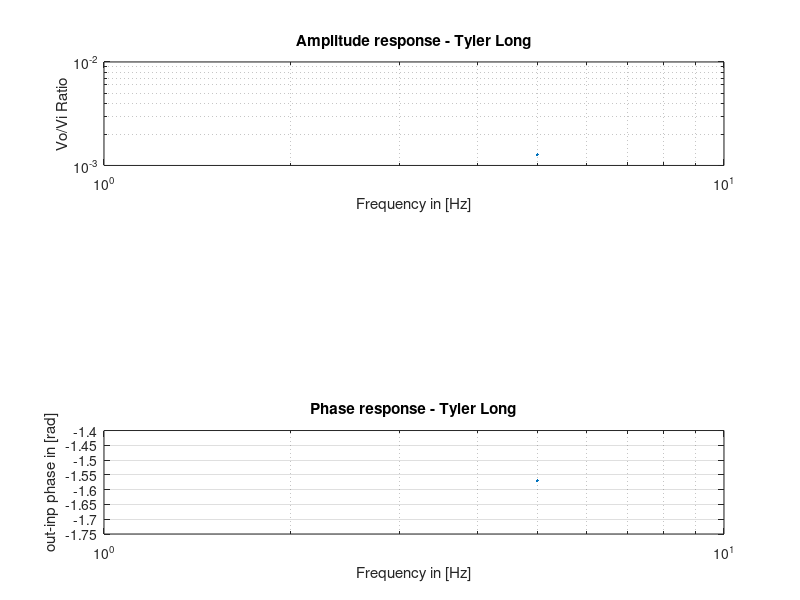

The MATLAB script that drew this image:
%Function freqresp = resp(R,C,f)
%This program will be called program no 2.
%It is function that plots the amplitude and phase response of a low-pass
%RC filter
%date       programmer                 description of change
%===        ==========                  =====================
%9-15-08       Tyler Long               Murphy
%ampl       amplitude response
C= input('Enter a value for the capacitance : '); %Capacitance in Farads
R= input('Enter a value for the resistance : '); %Resistance in Ohms
% phase phase response
% gain      Vo/Vi=1/(1+j2pifRC).
f= input('Enter the range of values for the frequency: '); %Frequency range
gain=1./(1+j*2*pi*f*R*C);
ampl = abs(gain);
phase=angle(gain);
%create plots
subplot(3,1,1);
loglog(f,ampl);
title('Amplitude response - Tyler Long');
xlabel('Frequency in [Hz]');
ylabel('Vo/Vi Ratio');
grid on;
subplot(3,1,3);
semilogx(f,phase);
title('Phase response - Tyler Long');
xlabel('Frequency in [Hz]');
ylabel('out-inp phase in [rad]'); grid on;